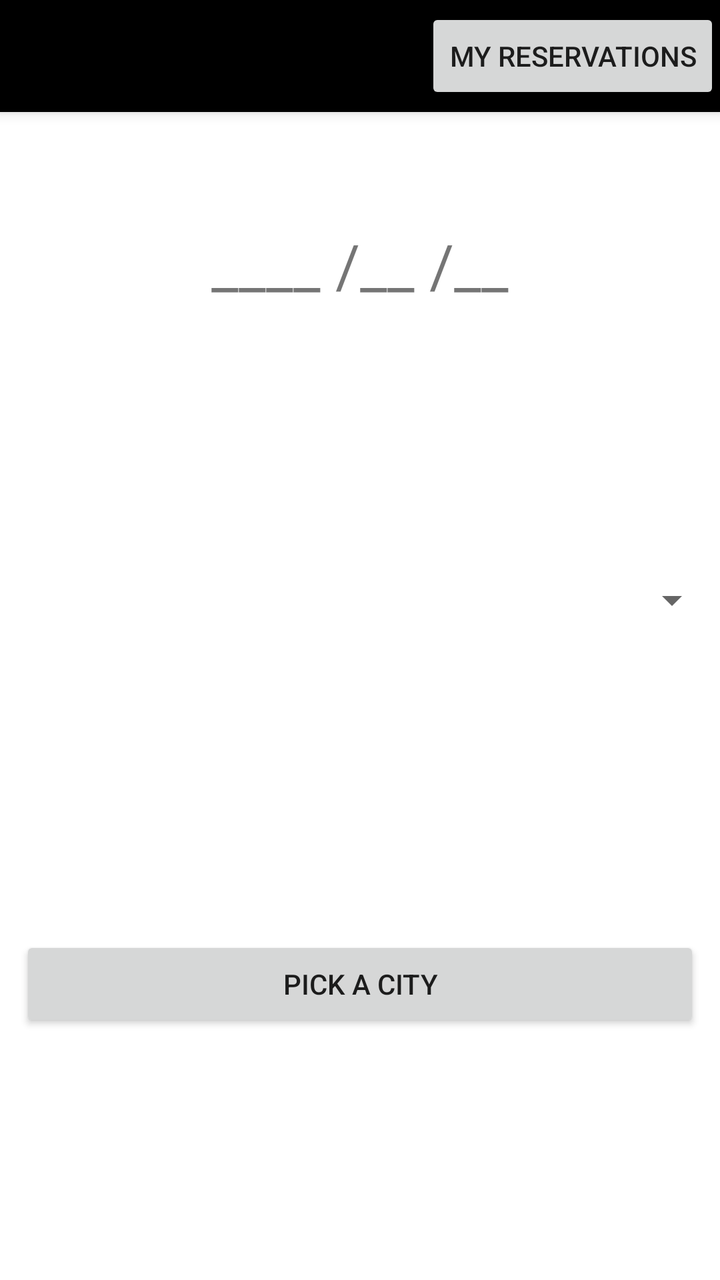
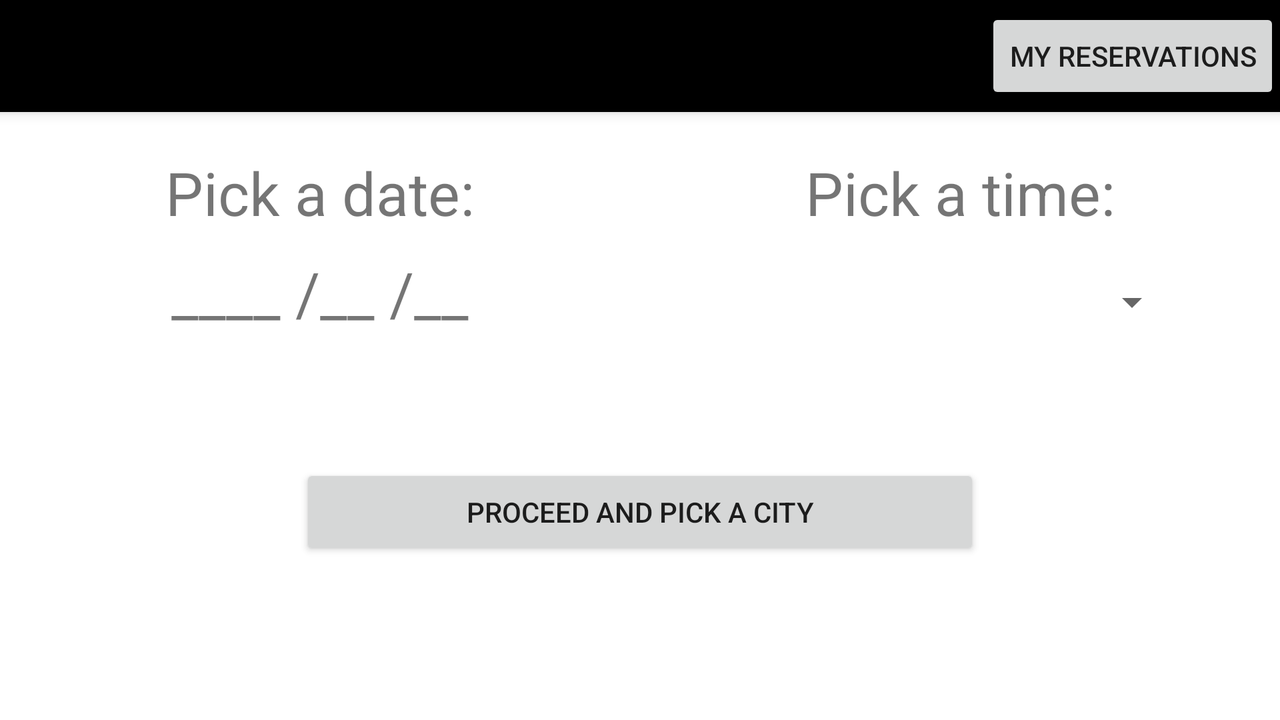

Compare how this app lays out the same screen by default and in its alternative resource folder. The renders come first, then the two layout files and the values they reference.
<!-- AndroidManifest.xml: application theme Theme.Barking.NoActionBar -->
<!-- res/layout/activity_reservation.xml -->
<?xml version="1.0" encoding="utf-8"?>
<androidx.constraintlayout.widget.ConstraintLayout
    xmlns:android="http://schemas.android.com/apk/res/android"
    xmlns:app="http://schemas.android.com/apk/res-auto"
    xmlns:tools="http://schemas.android.com/tools"
    android:layout_width="match_parent"
    android:layout_height="match_parent"
    tools:context=".ReservationActivity">

    <include layout="@layout/my_toolbar"
        android:id="@+id/toolbar"/>

    <TextView
        android:id="@+id/date_tv"
        android:layout_width="match_parent"
        android:layout_height="40dp"
        android:layout_marginTop="112dp"
        android:text="____ /__ /__"
        android:textAlignment="center"
        android:textSize="30dp"
        app:layout_constraintStart_toStartOf="parent"
        app:layout_constraintTop_toTopOf="parent"
        tools:ignore="MissingConstraints" />

    <Spinner
        android:id="@+id/time_spinner"
        android:layout_width="match_parent"
        android:layout_height="40dp"
        android:layout_marginTop="128dp"
        android:dropDownWidth="match_parent"
        android:tooltipText="Pick Time"
        android:textAlignment="center"
        app:layout_constraintStart_toStartOf="parent"
        app:layout_constraintTop_toBottomOf="@+id/date_tv" />

    <Button
        android:id="@+id/btn_pick_city"
        android:layout_width="match_parent"
        android:layout_height="wrap_content"
        android:layout_marginTop="148dp"
        android:layout_marginHorizontal="10dp"
        android:text="Pick a city"
        app:layout_constraintEnd_toEndOf="parent"
        app:layout_constraintStart_toStartOf="parent"
        app:layout_constraintTop_toBottomOf="@+id/time_spinner"
        tools:ignore="MissingConstraints" />
</androidx.constraintlayout.widget.ConstraintLayout>
<!-- res/layout/my_toolbar.xml (included above) -->
<?xml version="1.0" encoding="utf-8"?>
<androidx.appcompat.widget.Toolbar xmlns:android="http://schemas.android.com/apk/res/android"
    xmlns:app="http://schemas.android.com/apk/res-auto"
    xmlns:tools="http://schemas.android.com/tools"
    android:layout_width="match_parent" android:layout_height="wrap_content" android:elevation="4dp"
    android:background="@color/black">

    <androidx.constraintlayout.widget.ConstraintLayout
        android:layout_width="match_parent"
        android:layout_height="match_parent">

        <Button
            android:id="@+id/btn_my_res"
            android:layout_width="wrap_content"
            android:layout_height="wrap_content"
            android:text="my reservations"
            app:layout_constraintEnd_toEndOf="parent"
            app:layout_constraintTop_toTopOf="parent" />

    </androidx.constraintlayout.widget.ConstraintLayout>

</androidx.appcompat.widget.Toolbar>
<!-- resources referenced by this layout -->
<resources>
  <style name="Theme.Barking.NoActionBar">
          <item name="windowActionBar">false</item>
          <item name="windowNoTitle">true</item>
      </style>
</resources>
<!-- res/layout-land/activity_reservation.xml (the author's variant of the layout above) -->
<!-- drawn on the phone turned sideways -->
<?xml version="1.0" encoding="utf-8"?>
<LinearLayout
    xmlns:android="http://schemas.android.com/apk/res/android"
    xmlns:app="http://schemas.android.com/apk/res-auto"
    xmlns:tools="http://schemas.android.com/tools"
    android:orientation="vertical"
    android:layout_width="match_parent"
    android:layout_height="match_parent"
    tools:context=".ReservationActivity">

    <include layout="@layout/my_toolbar"
        android:id="@+id/toolbar"/>

    <LinearLayout
        android:orientation="vertical"
        android:layout_marginTop="20dp"
        android:layout_width="match_parent"
        android:layout_height="wrap_content">

        <LinearLayout
            android:orientation="horizontal"
            android:layout_width="match_parent"
            android:layout_height="wrap_content">
            <TextView
                android:id="@+id/tv1"
                android:layout_width="0dp"
                android:layout_height="50dp"
                android:text="Pick a date:"
                android:textSize="30dp"
                android:layout_marginHorizontal="50dp"
                android:textAlignment="center"
                android:layout_weight="1"/>

            <TextView
                android:id="@+id/tv2"
                android:layout_width="0dp"
                android:layout_height="50dp"
                android:text="Pick a time:"
                android:textSize="30dp"
                android:layout_marginHorizontal="50dp"
                android:textAlignment="center"
                android:layout_weight="1"/>

        </LinearLayout>
        <LinearLayout
            android:layout_width="match_parent"
            android:orientation="horizontal"
            android:layout_height="wrap_content">

            <TextView
                android:id="@+id/date_tv"
                android:layout_weight="1"
                android:layout_height="50dp"
                android:layout_width="0dp"
                android:text="____ /__ /__"
                android:textAlignment="center"
                android:layout_marginHorizontal="50dp"
                android:textSize="30dp"
                tools:ignore="MissingConstraints" />
            <Spinner
                android:id="@+id/time_spinner"
                android:layout_gravity="center_horizontal"
                android:layout_marginHorizontal="50dp"
                android:layout_weight="1"
                android:scrollbarSize="100dp"
                android:layout_height="50dp"
                android:layout_width="0dp"
                android:dropDownWidth="match_parent"
                android:textAlignment="center" />

        </LinearLayout>


    </LinearLayout>


    <Button
        android:id="@+id/btn_pick_city"
        android:layout_width="match_parent"
        android:layout_height="wrap_content"
        android:layout_marginHorizontal="150dp"
        android:layout_marginTop="56dp"
        android:text="Proceed and pick a city"
        app:layout_constraintEnd_toEndOf="parent"
        app:layout_constraintHorizontal_bias="0.473"
        app:layout_constraintStart_toStartOf="parent"
        app:layout_constraintTop_toBottomOf="@+id/time_spinner"
        tools:ignore="MissingConstraints" />
</LinearLayout>
